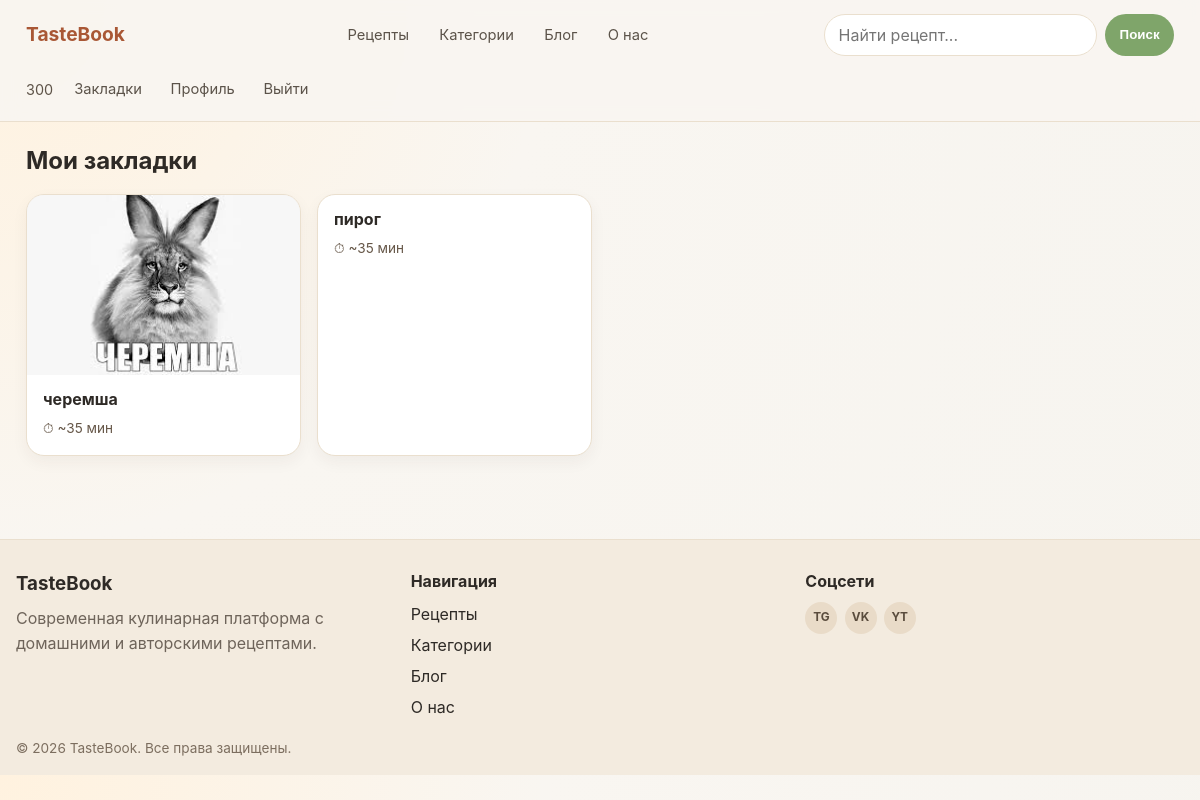
Page /favorites/ (signed in) on the committed database.
### users/models.py (models this page shows)
class User(AbstractUser):
    is_blocked = models.BooleanField("заблокирован", default=False)
    class Meta:
        verbose_name = "Пользователь"
        verbose_name_plural = "Пользователи"

### recipes/models.py (models this page shows, shortened)
class Favorite(models.Model):
    user = models.ForeignKey(
        settings.AUTH_USER_MODEL,
        verbose_name="Пользователь",
        on_delete=models.CASCADE,
        related_name="favorites",
    )
    recipe = models.ForeignKey(
        Recipe,
        verbose_name="Рецепт",
        on_delete=models.CASCADE,
        related_name="favorited_by",
    )
    created_at = models.DateTimeField("Дата добавления", auto_now_add=True)
    class Meta:
        verbose_name = "Избранное"
        verbose_name_plural = "Избранное"
        constraints = [
            models.UniqueConstraint(
                fields=("user", "recipe"), name="unique_favorite_user_recipe"
            )
        ]

class Recipe(models.Model):
    title = models.CharField("Название", max_length=200)
    description = models.TextField("Описание", blank=True)
    ingredients = models.TextField("Ингредиенты")
    instructions = models.TextField("Инструкция по приготовлению")
    image = models.ImageField("Фото", upload_to="recipes/", blank=True, null=True)
    author = models.ForeignKey(
        settings.AUTH_USER_MODEL,
        verbose_name="Автор",
        on_delete=models.CASCADE,
        related_name="recipes",
    )
    category = models.ForeignKey(
        Category,
        verbose_name="Категория",
        on_delete=models.SET_NULL,
        related_name="recipes",
        null=True,
        blank=True,
    )
    is_seasonal = models.BooleanField("Сезонное блюдо", default=False)
    created_at = models.DateTimeField("Дата создания", auto_now_add=True)
    class Meta:
        verbose_name = "Рецепт"
        verbose_name_plural = "Рецепты"
        ordering = ("-created_at",)

### recipes/views.py (the view)
# urls.py: path("favorites/", views.favorites_list, name="favorites"),
@login_required
def favorites_list(request):
    favorites = (
        Favorite.objects.filter(user=request.user)
        .select_related("recipe__author", "recipe__category")
        .order_by("-created_at")
    )
    context = {
        "favorites": favorites,
    }
    return render(request, "recipes/favorites.html", context)

### recipes/context_processors.py (called while the page is built)
def categories(request):
    return {"categories": Category.objects.all()}

### templates/recipes/favorites.html (shortened to what this page needs)
{% extends "base.html" %}
{% block content %}
<section class="section">
    <div class="section__head">
        <h1 class="section__title">Мои закладки</h1>
    </div>
    <div class="cards">
        {% for fav in favorites %}
            <a href="{% url 'recipes:detail' pk=fav.recipe.pk %}" class="card card--link">
                {% if fav.recipe.image %}
                    <div class="card__image-wrapper">
                        <img src="{{ fav.recipe.image.url }}" alt="{{ fav.recipe.title }}" class="card__image">
                    </div>
                {% endif %}
                <div class="card__body">
                    <h3 class="card__title">{{ fav.recipe.title }}</h3>
                    <p class="card__time">⏱ ~35 мин</p>
                </div>
            </a>
        {% empty %}
            <div class="card card--placeholder">
                В закладках пока пусто. Добавьте понравившиеся рецепты со страницы рецепта.
            </div>
        {% endfor %}
    </div>
</section>
{% endblock %}

### templates/base.html (shortened to what this page needs)
<!DOCTYPE html>
<html lang="ru">
<head>
    {% load static %}
    <link rel="stylesheet" href="{% static 'css/style.css' %}">
</head>
<body class="page">
<header class="header">
    <div class="header__inner">
        <a href="{% url 'recipes:home' %}" class="logo">TasteBook</a>
        <nav class="nav nav--main">
            <a href="{% url 'recipes:home' %}" class="nav__link">Рецепты</a>
            <a href="{% url 'recipes:home' %}#categories" class="nav__link">Категории</a>
            <a href="{% url 'recipes:home' %}#blog" class="nav__link">Блог</a>
            <a href="{% url 'recipes:home' %}#about" class="nav__link">О нас</a>
        </nav>
        <form class="search" action="{% url 'recipes:home' %}" method="get" role="search">
            <input
                type="search"
                name="q"
                class="search__input"
                placeholder="Найти рецепт..."
                value="{{ request.GET.q|default:'' }}"
            >
            <button type="submit" class="search__button">Поиск</button>
        </form>
        <div class="header__auth">
            {% if user.is_authenticated %}
                <span class="header__user">{{ user.username }}</span>
                <a href="{% url 'recipes:favorites' %}" class="nav__link">Закладки</a>
                <a href="{% url 'users:profile' %}" class="nav__link">Профиль</a>
                <a href="{% url 'users:logout' %}" class="nav__link">Выйти</a>
            {% else %}
                <a href="{% url 'users:login' %}" class="nav__link">Войти</a>
                <a href="{% url 'users:register' %}" class="nav__link">Регистрация</a>
            {% endif %}
        </div>
    </div>
</header>
<main class="main">
    {% block content %}{% endblock %}
</main>
<footer class="footer" id="about">
    <div class="footer__inner">
        <div class="footer__column">
            <h3 class="footer__title">TasteBook</h3>
            <p class="footer__text">Современная кулинарная платформа с домашними и авторскими рецептами.</p>
        </div>
        <div class="footer__column">
            <h4 class="footer__subtitle">Навигация</h4>
            <div class="footer__links">
                <a href="{% url 'recipes:home' %}">Рецепты</a>
                <a href="{% url 'recipes:home' %}#categories">Категории</a>
                <a href="{% url 'recipes:home' %}#blog">Блог</a>
                <a href="{% url 'recipes:home' %}#about">О нас</a>
            </div>
        </div>
        <div class="footer__column">
            <h4 class="footer__subtitle">Соцсети</h4>
            <div class="socials">
                <a href="#" class="socials__link" aria-label="Telegram">TG</a>
                <a href="#" class="socials__link" aria-label="VK">VK</a>
                <a href="#" class="socials__link" aria-label="YouTube">YT</a>
            </div>
        </div>
    </div>
    <p class="footer__copy">© {% now "Y" %} TasteBook. Все права защищены.</p>
</footer>
</body>
</html>

### static/css/style.css (style rules this page uses)
:root { --bg: #f9f6f1; --surface: #ffffff; --surface-soft: #fffaf3; --text: #2e2a26; --muted: #7d7368; --primary: #c06a43; --primary-dark: #a95735; --accent: #7fa56a; --border: #eadfce; --shadow: 0 12px 32px rgba(57, 45, 36, 0.09); --radius: 18px; }
*, *::before, *::after { box-sizing: border-box; }
html, body { margin: 0; padding: 0; }
body.page { font-family: "Inter", "Segoe UI", system-ui, -apple-system, sans-serif; background: radial-gradient(circle at top left, #fff2df 0%, var(--bg) 38%, #f6f4ef 100%); color: var(--text); line-height: 1.55; }
a { color: inherit; text-decoration: none; }
.header { position: sticky; top: 0; z-index: 100; background: rgba(249, 246, 241, 0.9); backdrop-filter: blur(9px); border-bottom: 1px solid var(--border); }
.header__inner { max-width: 1180px; margin: 0 auto; padding: 0.85rem 1rem; display: grid; grid-template-columns: auto 1fr auto; gap: 1rem; align-items: center; }
.logo { font-weight: 700; font-size: 1.2rem; color: var(--primary-dark); }
.nav { display: flex; gap: 0.45rem; flex-wrap: wrap; }
.nav__link { padding: 0.38rem 0.72rem; border-radius: 999px; font-size: 0.92rem; color: #5c534a; transition: background 0.2s ease, color 0.2s ease; }
.search { display: flex; width: 100%; max-width: 350px; gap: 0.5rem; justify-self: end; }
.search__input { width: 100%; border: 1px solid var(--border); border-radius: 999px; padding: 0.5rem 0.85rem; background: #fff; color: var(--text); font: inherit; }
.search__button { border: none; border-radius: 999px; padding: 0.5rem 0.9rem; background: var(--accent); color: #fff; font-weight: 600; cursor: pointer; }
.header__auth { display: flex; align-items: center; justify-content: flex-end; gap: 0.35rem; flex-wrap: wrap; }
.header__user { color: #5f5449; font-size: 0.9rem; margin-right: 0.25rem; }
.main { max-width: 1180px; margin: 0 auto; padding: 1.25rem 1rem 3rem; }
.section { margin-bottom: 2.2rem; }
.section__head { display: flex; justify-content: space-between; align-items: baseline; gap: 1rem; margin-bottom: 0.9rem; }
.section__title { margin: 0; font-size: clamp(1.25rem, 2vw, 1.8rem); }
.cards { display: grid; grid-template-columns: repeat(auto-fill, minmax(240px, 1fr)); gap: 1rem; }
.card { background: var(--surface); border: 1px solid var(--border); border-radius: var(--radius); box-shadow: 0 6px 16px rgba(63, 45, 30, 0.05); }
.card--link { display: block; overflow: hidden; transition: transform 0.22s ease, box-shadow 0.22s ease; }
.card__image-wrapper { height: 180px; background: #f1e7da; }
.card__image { width: 100%; height: 100%; object-fit: cover; display: block; }
.card__body { padding: 0.9rem 1rem 1rem; }
.card__title { margin: 0 0 0.32rem; font-size: 1rem; line-height: 1.35; }
.card__time { margin: 0.45rem 0 0; color: #655647; font-size: 0.85rem; }
.footer { border-top: 1px solid var(--border); background: #f3ebdf; padding: 1.8rem 1rem 1rem; }
.footer__inner { max-width: 1180px; margin: 0 auto; display: grid; grid-template-columns: repeat(auto-fit, minmax(220px, 1fr)); gap: 1rem; }
.footer__title, .footer__subtitle { margin: 0 0 0.5rem; }
.footer__links { display: grid; gap: 0.4rem; }
.footer__text { color: #6e645a; margin: 0; }
.socials { display: flex; gap: 0.45rem; }
.socials__link { width: 2rem; height: 2rem; border-radius: 999px; display: inline-flex; align-items: center; justify-content: center; background: #e9dbc8; color: #5a4c3d; font-size: 0.74rem; font-weight: 700; }
.footer__copy { max-width: 1180px; margin: 1.1rem auto 0; font-size: 0.85rem; color: #7c6e5f; }

### rows in the picture
User: username "300"
Favorite: recipe.image (picture), recipe "черемша"
Favorite: recipe "пирог"
